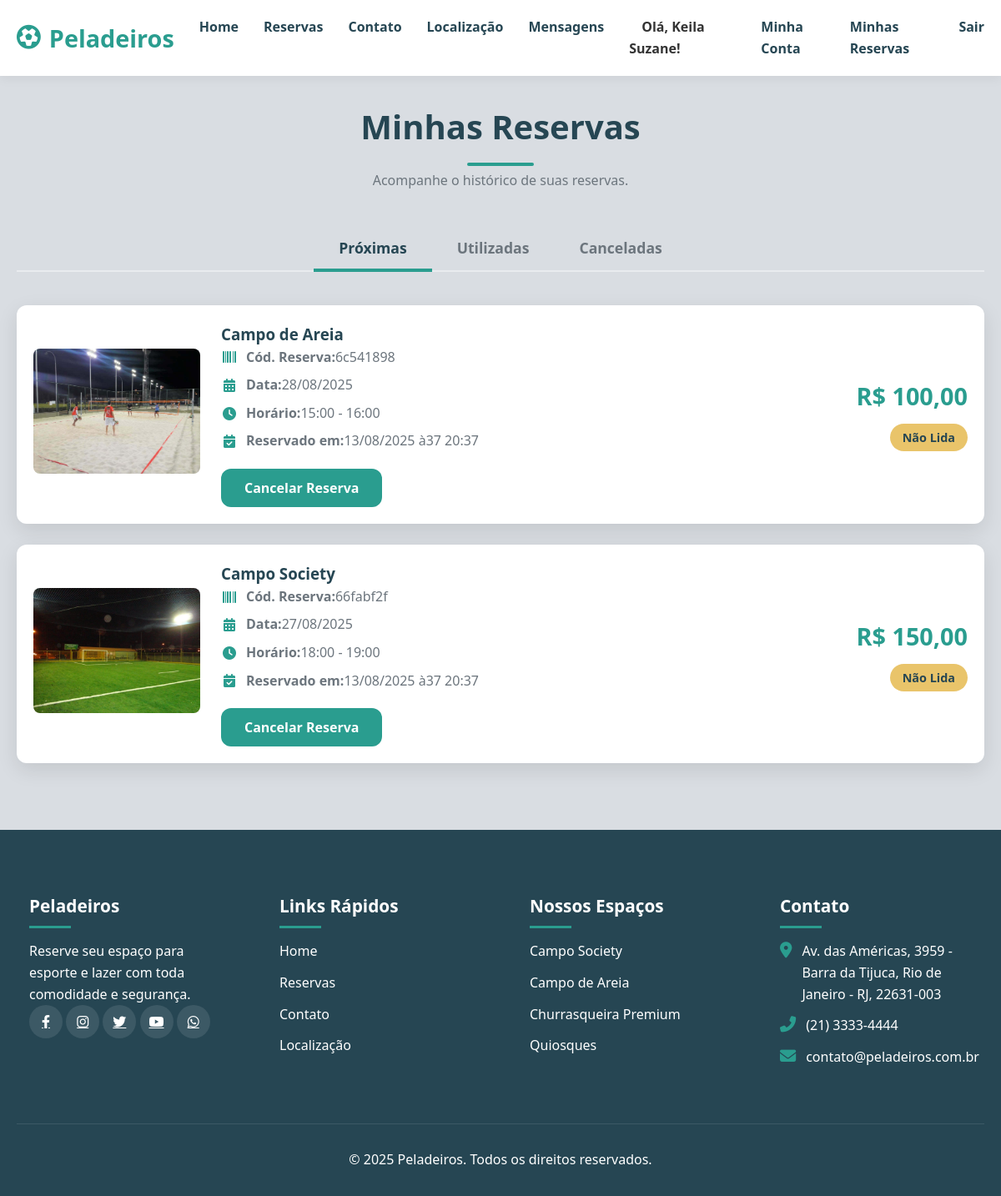
The app's page /minhas-reservas/ (signed in) with its own data.
### usuarios/models.py (models this page shows)
class Usuario(AbstractUser):
    cpf = models.CharField(max_length=14, unique=True)
    data_nascimento = models.DateField(null=True, blank=True)
    telefone = models.CharField(max_length=15, null=True, blank=True)
    SEXO_CHOICES = (('M', 'Masculino'), ('F', 'Feminino'))
    sexo = models.CharField(max_length=1, choices=SEXO_CHOICES, null=True, blank=True)
    cep = models.CharField(max_length=9, null=True, blank=True)
    logradouro = models.CharField(max_length=255, null=True, blank=True)
    numero = models.CharField(max_length=20, null=True, blank=True)
    complemento = models.CharField(max_length=100, null=True, blank=True)
    bairro = models.CharField(max_length=100, null=True, blank=True)
    cidade = models.CharField(max_length=100, null=True, blank=True)
    estado = models.CharField(max_length=2, null=True, blank=True)

### reservas/models.py (models this page shows, shortened)
class Reserva(models.Model):
    STATUS_CHOICES = (
        ('nao_lida', 'Não Lida'),
        ('em_tratamento', 'Em Tratamento'),
        ('tratado', 'Tratado'),
        ('cancelada_pelo_usuario', 'Cancelada pelo Usuário'), # NOVO STATUS
    )
    codigo_reserva = models.UUIDField(default=uuid.uuid4, editable=False, unique=True, null=True)
    espaco = models.ForeignKey(Espaco, on_delete=models.PROTECT, related_name='reservas')
    usuario = models.ForeignKey(settings.AUTH_USER_MODEL, on_delete=models.PROTECT, related_name='reservas_feitas')
    data_inicio = models.DateTimeField()
    data_fim = models.DateTimeField()
    preco_final = models.DecimalField(max_digits=10, decimal_places=2)
    status = models.CharField(max_length=30, choices=STATUS_CHOICES, default='nao_lida') # Aumentar max_length
    observacoes_admin = models.TextField(
        blank=True,
        null=True,
        verbose_name="Observações do Administrador",
        help_text="Anotações internas visíveis apenas para a administração."
    )
    data_criacao = models.DateTimeField(auto_now_add=True)

class Espaco(models.Model):
    MODELO_COBRANCA_CHOICES = (('hora', 'Por Hora'), ('periodo', 'Por Período'))
    TIPO_CHOICES = (('campo', 'Campo'), ('churrasqueira', 'Churrasqueira'), ('quiosque', 'Quiosque'))
    nome = models.CharField(max_length=100)
    descricao = models.TextField(blank=True, null=True)
    foto = models.ImageField(upload_to='espacos_fotos/', blank=True, null=True)
    tipo = models.CharField(max_length=20, choices=TIPO_CHOICES)
    capacidade = models.PositiveIntegerField()
    disponivel = models.BooleanField(default=True)
    modelo_de_cobranca = models.CharField(max_length=10, choices=MODELO_COBRANCA_CHOICES, default='hora')

### reservas/views.py (the view)
# urls.py: path('minhas-reservas/', views.minhas_reservas, name='minhas_reservas'),
@login_required(login_url='/entrar/')
def minhas_reservas(request):
    agora = timezone.now()
    reservas_usuario = Reserva.objects.filter(usuario=request.user).order_by('-data_inicio')
    status_cancelados = ['cancelada_pelo_usuario', 'cancelada']
    proximas = reservas_usuario.exclude(status__in=status_cancelados).filter(data_fim__gte=agora)
    utilizadas = reservas_usuario.exclude(status__in=status_cancelados).filter(data_fim__lt=agora)
    canceladas = reservas_usuario.filter(status__in=status_cancelados)
    context = {
        'proximas': proximas,
        'utilizadas': utilizadas,
        'canceladas': canceladas,
    }
    return render(request, 'minhas_reservas.html', context)

### templates/minhas_reservas.html (shortened to what this page needs)
{% extends 'base.html' %}
{% load static %}
{% block content %}
<section class="user-reservations" style="padding-top: 120px; padding-bottom: 80px;">
    <div class="container">
        <h2 class="section-title">Minhas Reservas</h2>
        <p class="section-subtitle">Acompanhe o histórico de suas reservas.</p>
        <div class="tabs-container">
            <button class="tab-link active" data-tab="proximas">Próximas</button>
            <button class="tab-link" data-tab="utilizadas">Utilizadas</button>
            <button class="tab-link" data-tab="canceladas">Canceladas</button>
        </div>
        <div class="tab-content active" id="proximas">
            {% include 'partials/reserva_list.html' with reservas=proximas show_cancel_button=True %}
        </div>
    </div>
</section>
{% endblock %}

### templates/base.html (shortened to what this page needs)
{% load static %}
<!DOCTYPE html>
<html lang="pt-BR">
<head>
    <link rel="stylesheet" href="https://cdnjs.cloudflare.com/ajax/libs/font-awesome/6.4.0/css/all.min.css">
    <link rel="stylesheet" href="{% static 'css/styles.css' %}">
</head>
<body>
    <header>
        <div class="container">
            <nav class="navbar">
                <a href="{% url 'index' %}" class="logo">
                    <i class="fas fa-futbol"></i>
                    Peladeiros
                </a>
                <ul class="nav-links">
                    <li><a href="{% url 'index' %}">Home</a></li>
                    <li><a href="{% url 'reservas:reservas' %}">Reservas</a></li>
                    <li><a href="{% url 'contato:contato' %}">Contato</a></li>
                    <li><a href="{% url 'localizacao' %}">Localização</a></li>
                    {% if user.is_authenticated %}
                        {% if user.is_staff %}
                        <li><a href="{% url 'contato:lista_mensagens' %}" style="color: #264653;">Mensagens</a></li>
                        {% endif %}
                        <li><span style="color: #333; font-weight: 600; padding: 0 15px;">Olá, {{ user.first_name|default:user.username }}!</span></li>
                        <li><a href="{% url 'usuarios:minha_conta' %}">Minha Conta</a></li>
                        <li><a href="{% url 'reservas:minhas_reservas' %}">Minhas Reservas</a></li>
                        <li><a href="{% url 'usuarios:sair' %}">Sair</a></li>
                    {% else %}
                        <li><a href="{% url 'usuarios:entrar' %}">Entrar</a></li>
                        <li><a href="{% url 'usuarios:criar_conta' %}" class="btn">Criar Conta</a></li>
                    {% endif %}
                </ul>
            </nav>
        </div>
    </header>
    <main>
        {% block content %}
        {% endblock %}
    </main>
    <footer id="contact">
        <div class="container">
            <div class="footer-content">
                 <div class="footer-column">
                    <h3>Peladeiros</h3>
                    <p>Reserve seu espaço para esporte e lazer com toda comodidade e segurança.</p>
                    <div class="social-links">
                        <a href="#"><i class="fab fa-facebook-f"></i></a>
                        <a href="#"><i class="fab fa-instagram"></i></a>
                        <a href="#"><i class="fab fa-twitter"></i></a>
                        <a href="#"><i class="fab fa-youtube"></i></a>
                        <a href="#"><i class="fab fa-whatsapp"></i></a>
                    </div>
                </div>
                <div class="footer-column">
                    <h3>Links Rápidos</h3>
                    <ul>
                        <li><a href="{% url 'index' %}">Home</a></li>
                        <li><a href="{% url 'reservas:reservas' %}">Reservas</a></li>
                        <li><a href="{% url 'contato:contato' %}">Contato</a></li>
                        <li><a href="{% url 'localizacao' %}">Localização</a></li>
                    </ul>
                </div>
                <div class="footer-column">
                    <h3>Nossos Espaços</h3>
                    <ul>
                        <li>Campo Society</li>
                        <li>Campo de Areia</li>
                        <li>Churrasqueira Premium</li>
                        <li>Quiosques</li>
                    </ul>
                </div>
                <div class="footer-column">
                    <h3>Contato</h3>
                    <ul class="contact-info">
                        <li><i class="fas fa-map-marker-alt"></i><span>Av. das Américas, 3959 - Barra da Tijuca, Rio de Janeiro - RJ, 22631-003</span></li>
                        <li><i class="fas fa-phone-alt"></i><span>(21) 3333-4444</span></li>
                        <li><i class="fas fa-envelope"></i><span>contato@peladeiros.com.br</span></li>
                    </ul>
                </div>
            </div>
            <div class="copyright">
                &copy; 2025 Peladeiros. Todos os direitos reservados.
            </div>
        </div>
    </footer>
</body>
</html>

### templates/partials/reserva_list.html (shortened to what this page needs)
{% load static %}
{% if reservas %}
    <div class="reservations-list">
        {% for reserva in reservas %}
        <div class="reserva-card status-{{ reserva.status }}">
            <div class="reserva-card-img">
                <img src="{{ reserva.espaco.foto.url }}" alt="{{ reserva.espaco.nome }}">
            </div>
            <div class="reserva-card-details">
                <h3>{{ reserva.espaco.nome }}</h3>
                <p><i class="fas fa-barcode"></i><strong>Cód. Reserva:</strong> {{ reserva.codigo_reserva|stringformat:".8s" }}</p>
                <p><i class="fas fa-calendar-alt"></i><strong>Data:</strong> {{ reserva.data_inicio|date:"d/m/Y" }}</p>
                <p><i class="fas fa-clock"></i><strong>Horário:</strong> {{ reserva.data_inicio|time:"H:i" }} - {{ reserva.data_fim|time:"H:i" }}</p>
                <p><i class="fas fa-calendar-check"></i><strong>Reservado em:</strong> {{ reserva.data_criacao|date:"d/m/Y às H:i" }}</p>
                {% if show_cancel_button %}
                <form action="{% url 'reservas:cancelar_reserva' reserva.id %}" method="POST" class="cancel-form" onsubmit="return confirm('Tem certeza que deseja cancelar esta reserva?');">
                    <button type="submit" class="btn btn-sm btn-danger">Cancelar Reserva</button>
                </form>
                {% endif %}
            </div>
            <div class="reserva-card-footer">
                <span class="reserva-price">R$ {{ reserva.preco_final }}</span>
                <span class="reserva-status">{{ reserva.get_status_display }}</span>
            </div>
        </div>
        {% endfor %}
    </div>
{% else %}
    <div class="no-reservas">
        <p>Nenhuma reserva encontrada nesta categoria.</p>
    </div>
{% endif %}

### records on screen
Usuario: first_name "Keila Suzane"
Reserva: espaco.foto (picture), espaco.nome "Campo de Areia", codigo_reserva "6c541898", data_inicio "28/08/2025", data_inicio "15:00", data_fim "16:00", data_criacao "13/08/2025 à37 20:37", preco_final "100,00", status "Não Lida"
Reserva: espaco.foto (picture), espaco.nome "Campo Society", codigo_reserva "66fabf2f", data_inicio "27/08/2025", data_inicio "18:00", data_fim "19:00", data_criacao "13/08/2025 à37 20:37", preco_final "150,00", status "Não Lida"
